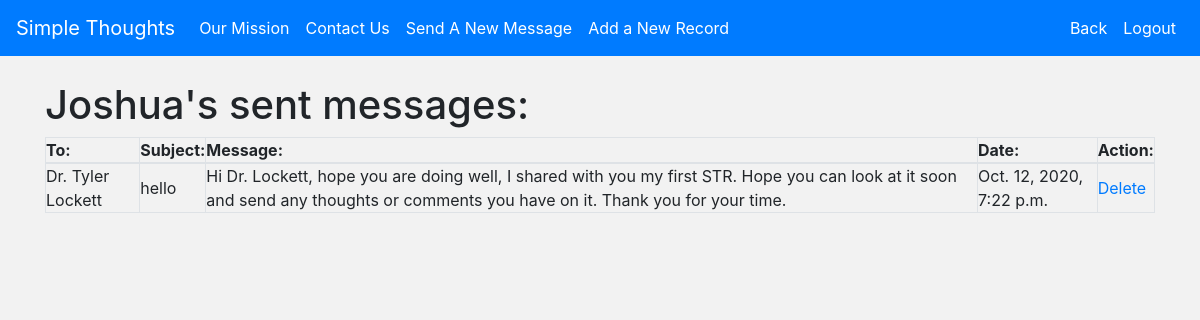
Page /patient_sent (signed in) on the committed database.
### STR_app/models.py (models this page shows)
class Patient(models.Model):
    first_name = models.CharField(max_length=60)
    last_name = models.CharField(max_length=60)
    email = models.CharField(max_length=255)
    password = models.CharField(max_length=255)
    therapist = models.ForeignKey(Therapist, related_name='patients', on_delete=models.CASCADE)
    created_at = models.DateTimeField(auto_now_add = True)
    updated_at = models.DateTimeField(auto_now = True)
    objects = PatientManager()

class Message(models.Model):
    therapist = models.ForeignKey(Therapist, related_name="therapist_message", on_delete=models.CASCADE)
    patient = models.ForeignKey(Patient, related_name="patient_message", on_delete=models.CASCADE)
    sender = models.CharField(max_length=9)
    subject = models.CharField(max_length=255)
    message_content = models.TextField(null = True)
    unread = models.BooleanField(default=True)
    created_at = models.DateTimeField(auto_now_add = True)
    updated_at = models.DateTimeField(auto_now = True)
    objects = MessageManager()

class Therapist(models.Model):
    title = models.CharField(max_length=60)
    first_name = models.CharField(max_length=60)
    last_name = models.CharField(max_length=60)
    practice_name = models.CharField(max_length=255)
    location = models.CharField(max_length=255)
    gender = models.CharField(max_length=10)
    accept_new_patients = models.BooleanField(default=False)
    email = models.CharField(max_length=255)
    password = models.CharField(max_length=255)
    created_at = models.DateTimeField(auto_now_add = True)
    updated_at = models.DateTimeField(auto_now = True)
    objects = TherapistManager()

### STR_app/views.py (the view)
# urls.py: path('patient_sent', views.patient_sent),
def patient_sent(request):
    if 'patient_id' not in request.session:
        return redirect('/')
    context = {
        'patient': Patient.objects.get(id=request.session['patient_id'])
    }
    return render(request, 'patient_sent.html', context)

### STR_app/templates/patient_sent.html (shortened to what this page needs)
<!DOCTYPE html>
<html lang="en">
<head>
    <link href="https://stackpath.bootstrapcdn.com/bootstrap/4.5.0/css/bootstrap.min.css" rel="stylesheet">
    {% load static %}
    <link rel="stylesheet" href="{% static 'style/css/style.css' %}">
</head>
<body>
    <nav class="navbar navbar-expand-lg navbar-dark bg-primary">
        <a class="navbar-brand" href="/">Simple Thoughts</a>
        <div class="collapse navbar-collapse" id="navbarNav">
            <ul class="navbar-nav">
                <li class="nav-item active">
                    <a class="nav-link" href="/our_mission">Our Mission <span class="sr-only">(current)</span></a>
                </li>
                <li class="nav-item active">
                    <a class="nav-link" href="/contact">Contact Us</a>
                </li>
                <li class="nav-item active">
                    <a class="nav-link" href="/patient_new_message">Send A New Message</a>
                </li>
                <li class="nav-item active">
                    <a class="nav-link" href="/add_a_record">Add a New Record</a>
                </li>
            </ul>
            <ul class="navbar-nav ml-auto">
                <li class="nav-item active">
                    <a class="nav-link" href="/patient_mailbox">Back</a>
                </li>
                <li class="nav-item active">
                    <a class="nav-link" href="/logout">Logout</a>
                </li>
            </ul>
        </div>
      </nav>
      <div class="container">
        <h1 id="p_sent_header">{{ patient.first_name }}'s sent messages:</h1>
        <table class="table-bordered" style="width:100%">
            <thead>
                <tr>
                    <th>To:</th>
                    <th>Subject:</th>
                    <th>Message:</th>
                    <th>Date:</th>
                    <th>Action:</th>
                </tr>
            </thead>
            <tbody>
                {% for msg in patient.patient_message.all  %}
                {% if msg.sender == "patient" %}
                <tr>
                    <td>{{ msg.therapist.title }} {{msg.therapist.first_name }} {{ msg.therapist.last_name }}</td>
                    <td>{{ msg.subject }}</td>
                    <td>{{ msg.message_content }}</td>
                    <td>{{ msg.created_at }}</td>
                    <td><a href="/patient_delete/{{ msg.id }}">Delete</a> </td>
                </tr>
                {% endif %}
                {% endfor %}
            </tbody>
        </table>
    </div>
</body>
</html>

### STR_app/static/style/css/style.css (style rules this page uses)
* { padding: 0px; margin: 0px; }
body { background-color: #f2f2f2; }
#p_sent_header { margin-top: 25px; }

### rows in the picture
Patient: first_name "Joshua"
Message: therapist "Dr.", therapist.first_name "Tyler", therapist.last_name "Lockett", subject "hello", message_content "Hi Dr. Lockett, hope you are doing well, I shared with you my first STR. Hope you can look at it soon and send any thoughts or comments you have on it. Thank you for your time.", created_at "Oct. 12, 2020, 7:22 p.m."
